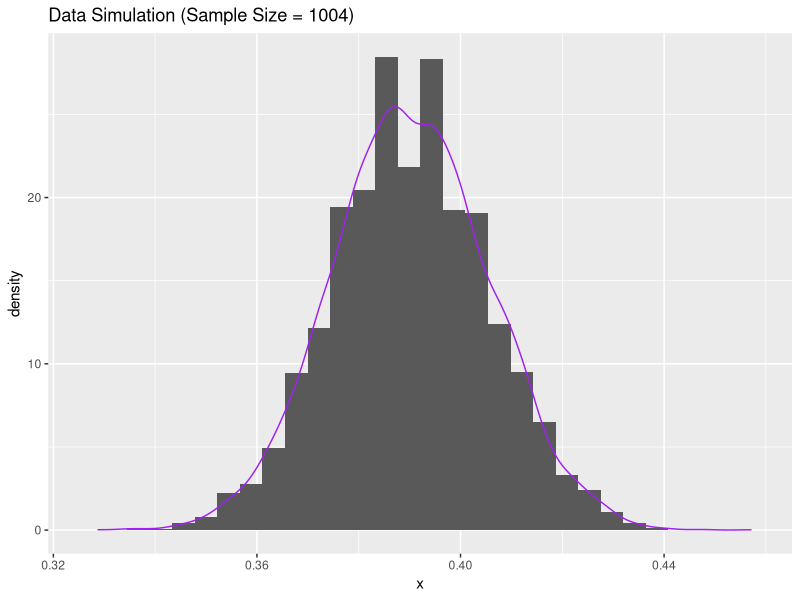
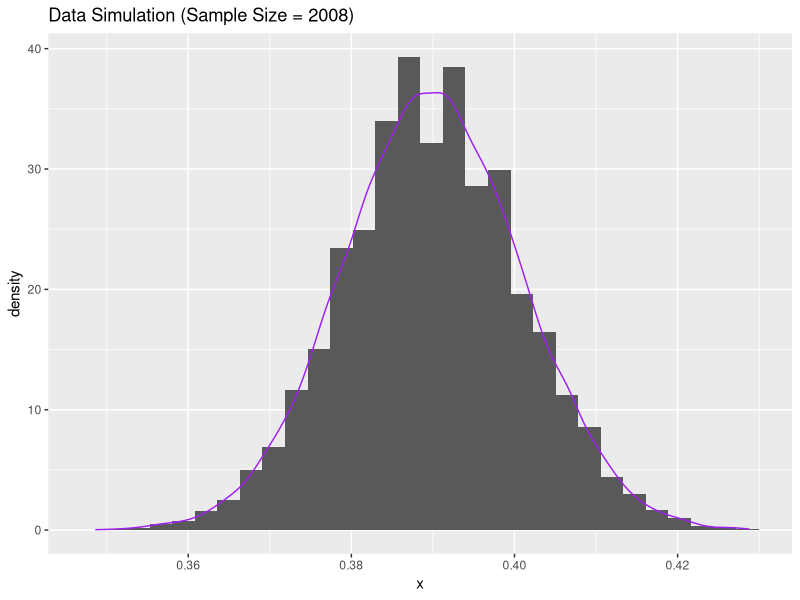
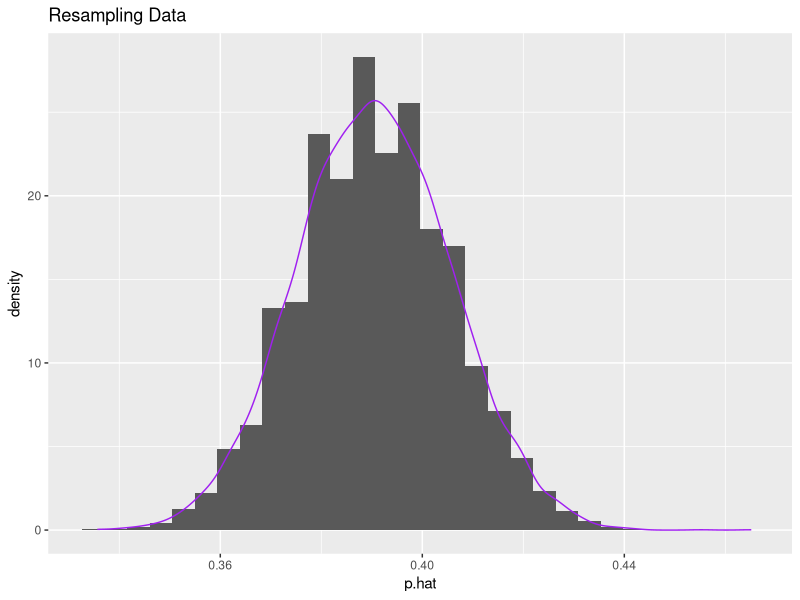

The R source for these figures, in order:
####################################################################################################
# Lab 10

library(tidyverse)
####################################################################################################
# Task 1: Basic Simulation

# Use rbinom() to generate data
data_simulation_1 <- tibble(x=rbinom(10000, size = 1004, prob = 0.39)) /1004

# Plot a histogram of the data
ggplot(data = data_simulation_1, aes(x = x)) +
  geom_histogram(
    aes(y = ..density..),  
  ) +
  geom_density(
    color = "purple"
  ) +
  ggtitle("Data Simulation (Sample Size = 1004)")

# Shape is unimodal and centered around x=0.39 
# mean(data_simulation_1$x)


# What is the range of the middle 95%?

lower_bound <- quantile(data_simulation_1$x, 0.025) 
upper_bound <- quantile(data_simulation_1$x, 0.975) 
middle_range <- upper_bound - lower_bound

# Range of middle 95% is ~0.06

margin_of_error = middle_range/2

# Margin of error is ~0.03

# This margin of error of ~3% is better than Gallup's margin of error of 4%


###########################################################

# Task 1 Part 2: Repeat Simulation for Double Sample Size 

data_simulation_2 <- tibble(x=rbinom(10000, size = 1004*2, prob = 0.39)) /(1004*2)

# Plot a histogram of the data
ggplot(data = data_simulation_2, aes(x = x)) +
  geom_histogram(
    aes(y = ..density..),  
  ) +
  geom_density(
    color = "purple"
  ) + 
  ggtitle("Data Simulation (Sample Size = 2008)")

# What do we notice about the shape?
# Shape is unimodal and centered around x=0.39 
# mean(data_simulation_2$x)


# What is the range of the middle 95%?

lower_bound_2 <- quantile(data_simulation_2$x, 0.025) 
upper_bound_2 <- quantile(data_simulation_2$x, 0.975) 
middle_range_2 <- upper_bound_2 - lower_bound_2

# Range is ~0.06

margin_of_error_2 = middle_range_2/2

# Margin of error is ~2%

# This margin of error of ~2% is about equal to Gallup's margin of error of 2%



####################################################################################################
# Task 2: Resampling

# Create a df containing data from Gallup Survey

gallup_data <- tibble(
  response = c(rep(1, 392), rep(2, 592), rep(0, 20))
)

# Perform Resampling
R = 10000
resamples <- tibble(p.hat = numeric(R))

for( i in 1:R){
  # Take a resample
  resample <- sample(x = gallup_data$response,
                     size = 1004,
                     replace = T) 
  resamples$p.hat[i] <- mean(resample==1)
}

# Plot a histogram of the resampling data
ggplot(data = resamples, aes(x = p.hat)) +
  geom_histogram(
    aes(y = ..density..),  
  ) +
  geom_density(
    color = "purple"
  ) + 
  ggtitle("Resampling Data")

# What do we notice about the shape?
# Shape is unimodal and centered around x=0.39

# What is the range of the middle 95%?
lower_boundR <- quantile(resamples$p.hat, 0.025) 
upper_boundR <- quantile(resamples$p.hat, 0.975) 
middle_rangeR <- upper_boundR - lower_boundR
# Range of middle 95% is ~0.06

# What is the margin of error?
margin_of_error_R = middle_rangeR/2
# Margin of error is ~3%
# This margin of error of ~3% is better than Gallup's margin of error of 4%

####################################################################################################
# Task 3: Simulation over n and p

###########################################################

# Simulation over n and p
n <- seq(from = 100, to = 3000, by = 10)
p <- seq(from = 0.01, to = 0.99, by = 0.01)

# Create initial tibble
results_tibble <- tibble(
  n = integer(),
  p = numeric(),
  margin_error = numeric()
)

# Run simulations and save results
for (i in 1:length(n)) {
  for (j in 1:length(p)) {
    
    current_n <- n[i]
    current_p <- p[j]
    
    # Generate 10000 simulations for current sample size
    simulations <- rbinom(10000, size = current_n, prob = current_p) / current_n
    
    # Calculate percentiles
    lower_bound <- quantile(simulations, 0.025)
    upper_bound <- quantile(simulations, 0.975)
    
    # Calculate margin of error
    current_margin_error <- (upper_bound - lower_bound) / 2
    
    # Add row to the tibble
    results_tibble <- results_tibble %>%
      add_row(
        n = current_n,
        p = current_p,
        margin_error = current_margin_error
      )
  }
}

###########################################################

# Create a geom_raster() plot








####################################################################################################
# Task 4: Actual Margin of Error Calculation

# Calculate Wilson Estimate



n <- seq(from = 100, to = 3000, by = 10)
p = 0.39
X = 1004

for (i in 1:length(n)) {
  current_n <- n[i]
  
  p_hat = X/n
  
  Z <- (p_hat - p)/(sqrt((p*(1-p))/n))
  
  Numerator = X + (1/2)*(Z^2)
  Denominator = n + (Z^2)
  Wilson_Estimate = Numerator/Denominator
}
